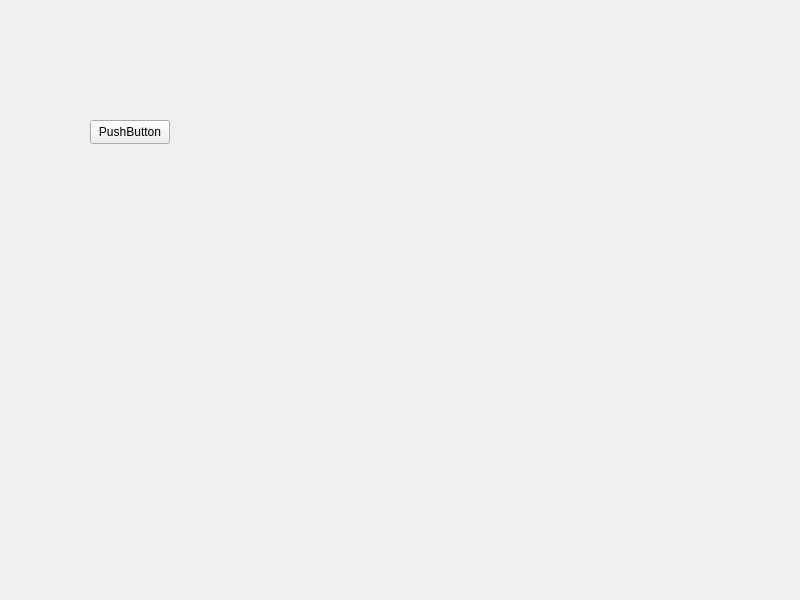
<?xml version="1.0" encoding="UTF-8"?>
<ui version="4.0">
 <class>Widget</class>
 <widget class="QWidget" name="Widget">
  <property name="geometry">
   <rect>
    <x>0</x>
    <y>0</y>
    <width>800</width>
    <height>600</height>
   </rect>
  </property>
  <property name="minimumSize">
   <size>
    <width>800</width>
    <height>600</height>
   </size>
  </property>
  <property name="maximumSize">
   <size>
    <width>800</width>
    <height>600</height>
   </size>
  </property>
  <property name="mouseTracking">
   <bool>true</bool>
  </property>
  <property name="windowTitle">
   <string>Widget</string>
  </property>
  <widget class="QPushButton" name="pushButton">
   <property name="geometry">
    <rect>
     <x>90</x>
     <y>120</y>
     <width>80</width>
     <height>24</height>
    </rect>
   </property>
   <property name="mouseTracking">
    <bool>true</bool>
   </property>
   <property name="text">
    <string>PushButton</string>
   </property>
  </widget>
 </widget>
 <layoutdefault spacing="6" margin="11"/>
 <resources/>
 <connections/>
</ui>
